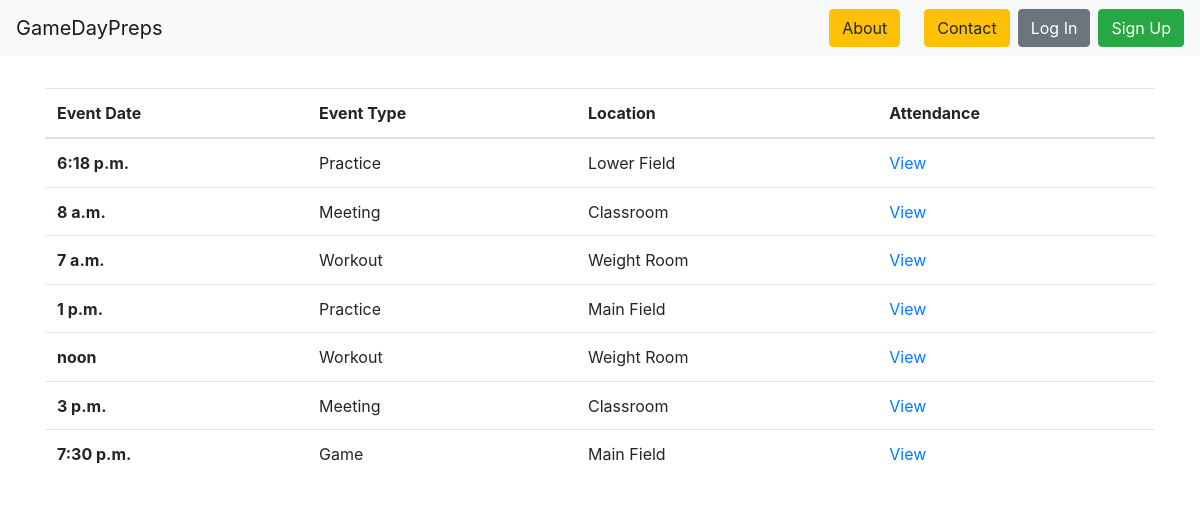
Page /events/attendance/ on the committed database.
### events/models.py (models this page shows, shortened)
class Event(models.Model):
    event_type = models.CharField(max_length=50, choices=event_types, blank=True)
    date = models.DateField(null=True)
    time = models.TimeField(null=True)
    members = models.ManyToManyField(
        'roster.Player',
        through='roster.Attendance',
        through_fields=('event', 'player'),
    )
    location = models.CharField(max_length=150)
    description = models.TextField(null=True)

### events/views.py (the view)
# urls.py: path('attendance/', EventAttendanceView.as_view(), name='attendance-list-page'),
class EventAttendanceView(ListView):
    model = Event
    def get(self, request):
        events = self.get_queryset()
        return render(request, 'attendance_list.html', {
          'events': events
        })

### roster/templates/attendance_list.html
{% extends 'base.html' %}
{% block content %}
<table class="table">
  <thead>
    <tr>
      <th scope="col">Event Date</th>
      <th scope="col">Event Type</th>
      <th scope="col">Location</th>
      <th scope="col">Attendance</th>
    </tr>
  </thead>
  <tbody>
    {% for event in events %}
    <tr>
      <th scope="row">{{ event.time }}</th>
      <td>{{ event.event_type }}</td>
      <td>{{ event.location }}</td>
      <td><a href="{% url 'attendance-view-page' event.id %}" role="button">View</a></td>
    </tr>
    <tr>
    {% endfor %}
  </tbody>
</table>
{% endblock %}

### rows in the picture
Event: time "6:18 p.m.", event_type "Practice", location "Lower Field"
Event: time "8 a.m.", event_type "Meeting", location "Classroom"
Event: time "7 a.m.", event_type "Workout", location "Weight Room"
Event: time "1 p.m.", event_type "Practice", location "Main Field"
Event: time "noon", event_type "Workout", location "Weight Room"
Event: time "3 p.m.", event_type "Meeting", location "Classroom"
Event: time "7:30 p.m.", event_type "Game", location "Main Field"
